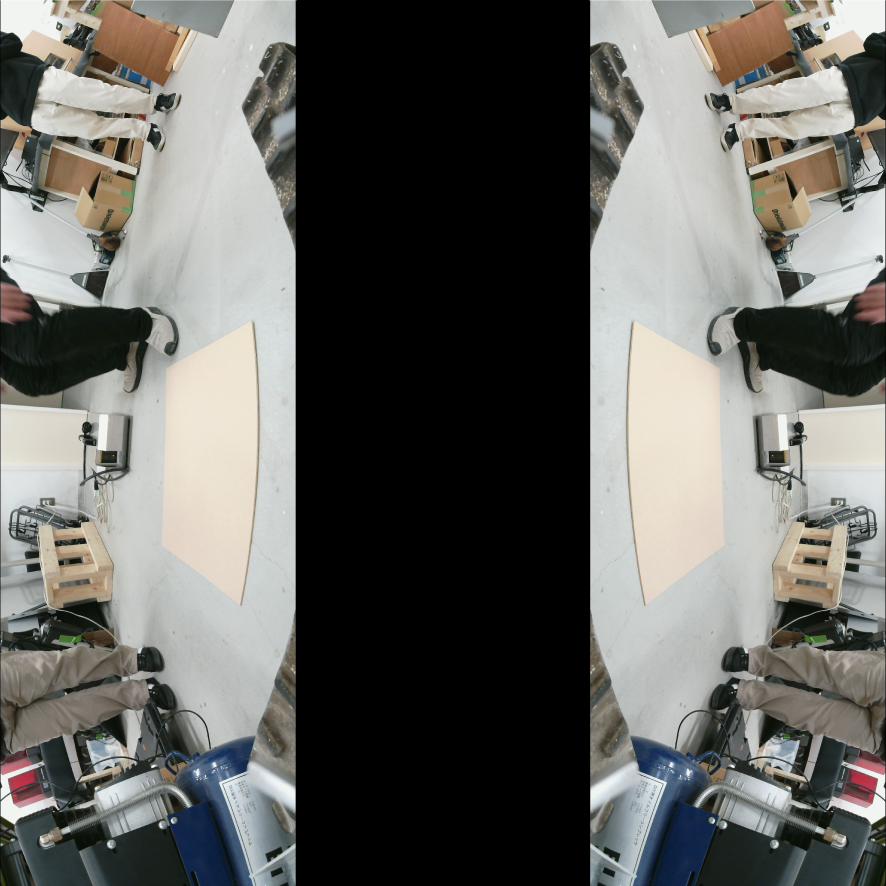
#> input picture test camera/sample_25per.png, 886 x 886 px
$ python trim_show_ver2.py sample_25per.png
#> lines starting #> are read from the running program, lines starting #| are printed output that depends on the picture; after the words box and inside, x2 and y2 are one past the last pixel; in counts of white or black regions, pixels touching at a corner belong together
# インポートするパッケージ
import cv2
import numpy as np
import matplotlib.pyplot as plt
import glob
import configparser
import os
import sys

# 日本語パス対応のためのimread関数作成
def imread(filename, flags=cv2.IMREAD_COLOR, dtype=np.uint8):
    try:
        n = np.fromfile(filename, dtype)
        img = cv2.imdecode(n, flags)
        return img
    except Exception as e:
        print(e)
        return None

# 日本語パス対応のためのimwrite関数作成
def imwrite(filename, img, params=None):
    try:
        ext = os.path.splitext(filename)[1]
        result, n = cv2.imencode(ext, img, params)

        if result:
            with open(filename, mode='w+b') as f:
                n.tofile(f)
            return True
        else:
            return False
    except Exception as e:
        print(e)
        return False

# マウス位置のリスト作成処理
class PointList():
    def __init__(self, npoints):
        self.npoints = npoints
        self.ptlist = np.empty((npoints, 2), dtype=int)
        self.pos = 0

    # マウス位置追加保存処理
    def add(self, x, y):
        if self.pos < self.npoints:
            self.ptlist[self.pos, :] = [x, y]
            self.pos += 1
            return True
        return False

# 拡大縮小にて処理方法を変更するためにチェックを行う処理
def SizeCheck(thresh,size,img):
    orgHeight, orgWidth = img.shape[:2]
    if thresh > orgWidth:
        # 拡大処理　INTER_CUBIC
        return cv2.resize(img, size, interpolation = cv2.INTER_CUBIC)
    else:
        # 縮小処理　IINTER_AREA
        return cv2.resize(img, size, interpolation = cv2.INTER_AREA)

# マウス・クリック位置表示処理
def onMouse(event, x, y, flag, params):
    wname, img, ptlist = params
    if event == cv2.EVENT_MOUSEMOVE:  # マウスが移動したときにx線とy線を更新する
        img2 = np.copy(img)
        h, w = img2.shape[0], img2.shape[1]
        cv2.line(img2, (x, 0), (x, h - 1), (255, 0, 0))
        cv2.line(img2, (0, y), (w - 1, y), (255, 0, 0))
        cv2.imshow(wname, img2)

    if event == cv2.EVENT_LBUTTONDOWN:  # レフトボタンをクリックしたとき、ptlist配列にx,y座標を格納する
        if ptlist.add(x, y):
            print('[%d] ( %d, %d )' % (ptlist.pos - 1, x, y))
            cv2.circle(img, (x, y), 3, (0, 0, 255), 3)
            cv2.imshow(wname, img)
        else:
            print('All points have selected.  Press ESC-key.')
        if(ptlist.pos == ptlist.npoints):
            cv2.line(img, (ptlist.ptlist[0][0], ptlist.ptlist[0][1]),
                     (ptlist.ptlist[1][0], ptlist.ptlist[1][1]), (0, 255, 0), 3)
            cv2.line(img, (ptlist.ptlist[1][0], ptlist.ptlist[1][1]),
                     (ptlist.ptlist[2][0], ptlist.ptlist[2][1]), (0, 255, 0), 3)
            cv2.line(img, (ptlist.ptlist[2][0], ptlist.ptlist[2][1]),
                     (ptlist.ptlist[3][0], ptlist.ptlist[3][1]), (0, 255, 0), 3)
            cv2.line(img, (ptlist.ptlist[3][0], ptlist.ptlist[3][1]),
                     (ptlist.ptlist[0][0], ptlist.ptlist[0][1]), (0, 255, 0), 3)
            cv2.imshow(wname, img)

class Main():
    def __init__(self,file_path,file_Name):
        # 画像読み込み処理と射影範囲選択処理用画像作成
        self.img = imread(file_path,cv2.IMREAD_COLOR)
        self.orgHeight, self.orgWidth = self.img.shape[:2]
        # 幅の小さい方に合わせて画像作成を行う
        self.sizeH = (int(self.orgWidth*700/self.orgHeight),700)
        self.sizeW = (1000,int(self.orgHeight*1000/self.orgWidth))
        if self.sizeH[0] > self.sizeW[0]:
            self.ratio = 1000/self.orgWidth
            # 拡大縮小用の関数
            self.ImgShow = SizeCheck(self.sizeW[0],self.sizeW,self.img)
        else:
            self.ratio = 700/self.orgHeight
            # 拡大縮小用の関数
            self.ImgShow = SizeCheck(self.sizeH[0],self.sizeH,self.img)
        # 画面からのマウスイベント取得用設定
        self.wname = "MouseEvent"
        cv2.namedWindow(self.wname)
        self.npoints = 4
        self.ptlist = PointList(self.npoints)
        cv2.setMouseCallback(self.wname, onMouse, [self.wname, self.ImgShow, self.ptlist])
        cv2.imshow(self.wname, self.ImgShow)
        cv2.waitKey()
        cv2.destroyAllWindows()

        # 変換前後の対応点を設定 p1-p4はそれぞれ対応しているので順番通りに選択が必要
        self.p_original = np.float32([[int(x/self.ratio) for x in self.ptlist.ptlist[0]], \
            [int(x/self.ratio) for x in self.ptlist.ptlist[1]],\
            [int(x/self.ratio) for x in self.ptlist.ptlist[2]],\
            [int(x/self.ratio) for x in self.ptlist.ptlist[3]]])
        self.diff_width1 = np.abs(int(self.ptlist.ptlist[0][0]/self.ratio) - int(self.ptlist.ptlist[1][0]/self.ratio))
        self.diff_width2 = np.abs(int(self.ptlist.ptlist[2][0]/self.ratio) - int(self.ptlist.ptlist[3][0]/self.ratio))
        self.diff_height1 = np.abs(int(self.ptlist.ptlist[0][1]/self.ratio) - int(self.ptlist.ptlist[3][1]/self.ratio))
        self.diff_height2 = np.abs(int(self.ptlist.ptlist[1][1]/self.ratio) - int(self.ptlist.ptlist[2][1]/self.ratio))
        # 幅と高さの小さい方に合わせる。
        if self.diff_width1 < self.diff_width2:
            self.width = self.diff_width1
        else:
            self.width = self.diff_width2
        if self.diff_height1 < self.diff_height2:
            self.height = self.diff_height1
        else:
            self.height = self.diff_height2
        self.p_trans = np.float32([[0,0], [self.width,0], [self.width,self.height], [0,self.height]])

        # 変換マトリクスと射影変換
        self.M = cv2.getPerspectiveTransform(self.p_original, self.p_trans)
        self.img_trans = cv2.warpPerspective(self.img,self.M, (self.width,self.height))
        self.ImgCut = self.img_trans

        self.ImgCutHeight, self.ImgCutWidth = self.ImgCut.shape[:2]
        # 射影した画像のサイズ調整
        self.size = (780,int(self.ImgCutHeight*780/self.ImgCutWidth))

        self.ImgShow = SizeCheck(780,self.size,self.ImgCut)
        # ファイルを元の名称+"-fix"+拡張子にて保存
        basename = os.path.basename(file_path)
        dirname = os.path.dirname(file_path)
        root, ext = os.path.splitext(file_path)
        imwrite(dirname +'/'+ file_Name +'-fix' + ext, self.ImgShow)

if __name__ == "__main__":
    # 引数からのファイルフルパス配列取得
    args = sys.argv
    for i,file_path in enumerate(args):
        # 拡張子取得と拡張子チェック処理
        root, ext = os.path.splitext(file_path)
        if ext.lower() == '.png' or ext.lower() == '.jpg' or ext.lower() == '.jpeg' or ext.lower() == '.webp':
            # 現在のファイル名取得
            file_Name = os.path.splitext(os.path.basename(file_path))[0]
            main = Main(file_path,file_Name)
#> this loop made 2 passes
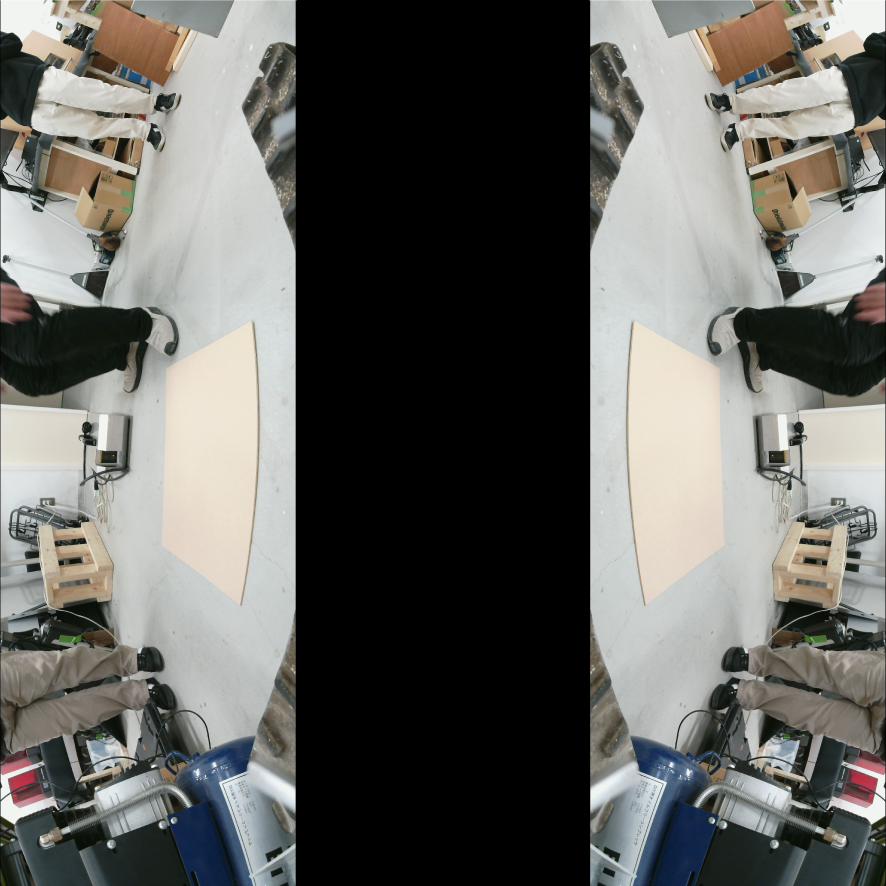
#> input picture test camera/sample_25per.png, 886 x 886 px
#> pass 2, in __init__, `self.img_trans = cv2.warpPerspective(self.img,self.M, (self.width,self..`:
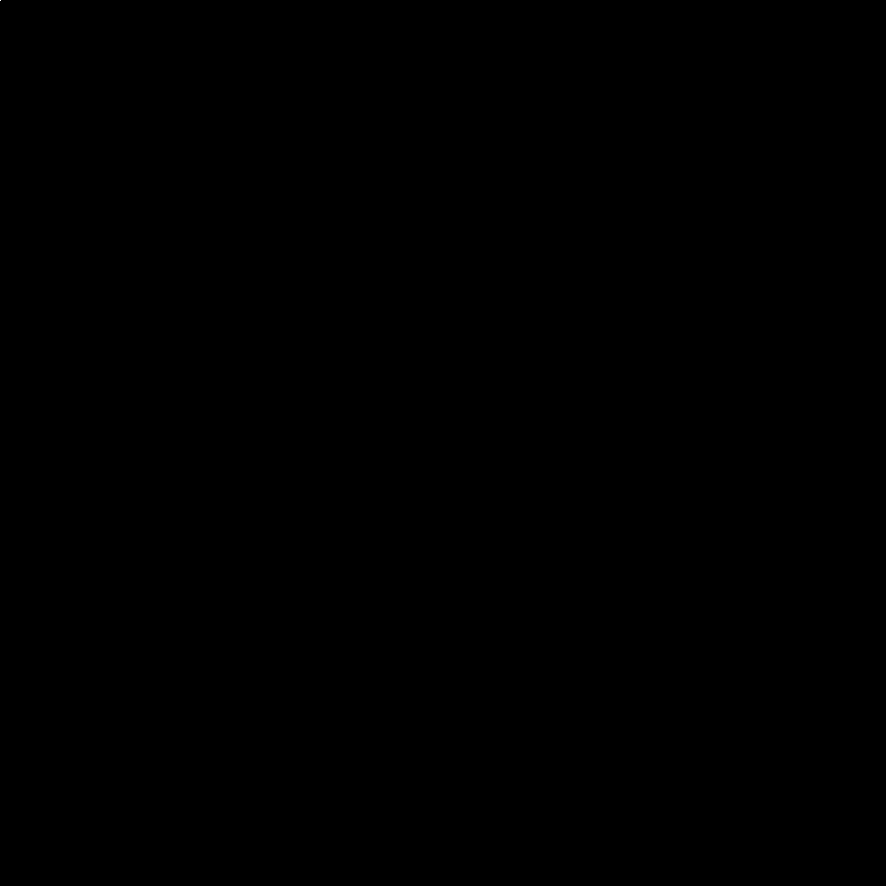
#> self.img_trans: shape (886, 886, 3); values 0 (black) and 157 (white), 0% white in thin lines or dots, all inside (x1, y1, x2, y2) = (0, 0, 1, 1)
